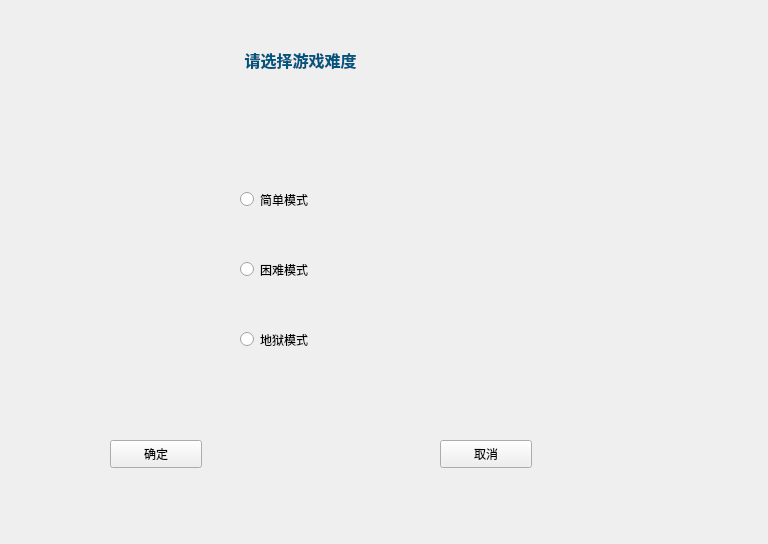
<?xml version="1.0" encoding="UTF-8"?>
<ui version="4.0">
 <class>Setgame</class>
 <widget class="QMainWindow" name="Setgame">
  <property name="geometry">
   <rect>
    <x>0</x>
    <y>0</y>
    <width>768</width>
    <height>544</height>
   </rect>
  </property>
  <property name="windowTitle">
   <string>MainWindow</string>
  </property>
  <property name="windowIcon">
   <iconset resource="res.qrc">
    <normaloff>:/图标.ico</normaloff>:/图标.ico</iconset>
  </property>
  <property name="styleSheet">
   <string notr="true">background-image: url(:/777.jpg);</string>
  </property>
  <widget class="QWidget" name="centralwidget">
   <widget class="QRadioButton" name="radioButton">
    <property name="geometry">
     <rect>
      <x>240</x>
      <y>190</y>
      <width>112</width>
      <height>19</height>
     </rect>
    </property>
    <property name="text">
     <string>简单模式</string>
    </property>
   </widget>
   <widget class="QRadioButton" name="radioButton_2">
    <property name="geometry">
     <rect>
      <x>240</x>
      <y>260</y>
      <width>112</width>
      <height>19</height>
     </rect>
    </property>
    <property name="text">
     <string>困难模式</string>
    </property>
   </widget>
   <widget class="QRadioButton" name="radioButton_3">
    <property name="geometry">
     <rect>
      <x>240</x>
      <y>330</y>
      <width>112</width>
      <height>19</height>
     </rect>
    </property>
    <property name="text">
     <string>地狱模式</string>
    </property>
   </widget>
   <widget class="QPushButton" name="pushButton">
    <property name="geometry">
     <rect>
      <x>110</x>
      <y>440</y>
      <width>92</width>
      <height>28</height>
     </rect>
    </property>
    <property name="text">
     <string>确定</string>
    </property>
   </widget>
   <widget class="QPushButton" name="pushButton_2">
    <property name="geometry">
     <rect>
      <x>440</x>
      <y>440</y>
      <width>92</width>
      <height>28</height>
     </rect>
    </property>
    <property name="text">
     <string>取消</string>
    </property>
   </widget>
   <widget class="QLabel" name="label">
    <property name="geometry">
     <rect>
      <x>170</x>
      <y>10</y>
      <width>261</width>
      <height>101</height>
     </rect>
    </property>
    <property name="styleSheet">
     <string notr="true">background-image: url(:/888.png);</string>
    </property>
    <property name="text">
     <string>&lt;html&gt;&lt;head/&gt;&lt;body&gt;&lt;p align=&quot;center&quot;&gt;&lt;span style=&quot; font-size:12pt; font-weight:600; color:#00557f;&quot;&gt;请选择游戏难度&lt;/span&gt;&lt;/p&gt;&lt;/body&gt;&lt;/html&gt;</string>
    </property>
   </widget>
  </widget>
 </widget>
 <resources>
  <include location="res.qrc"/>
 </resources>
 <connections/>
</ui>
